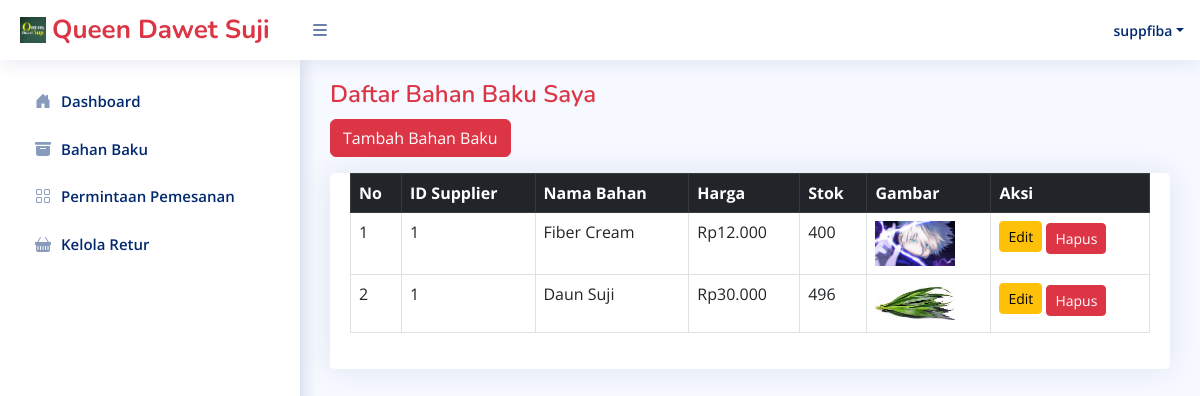
Before: /Supplier/bahan_bakuSupp.php (signed in) with the older database file.
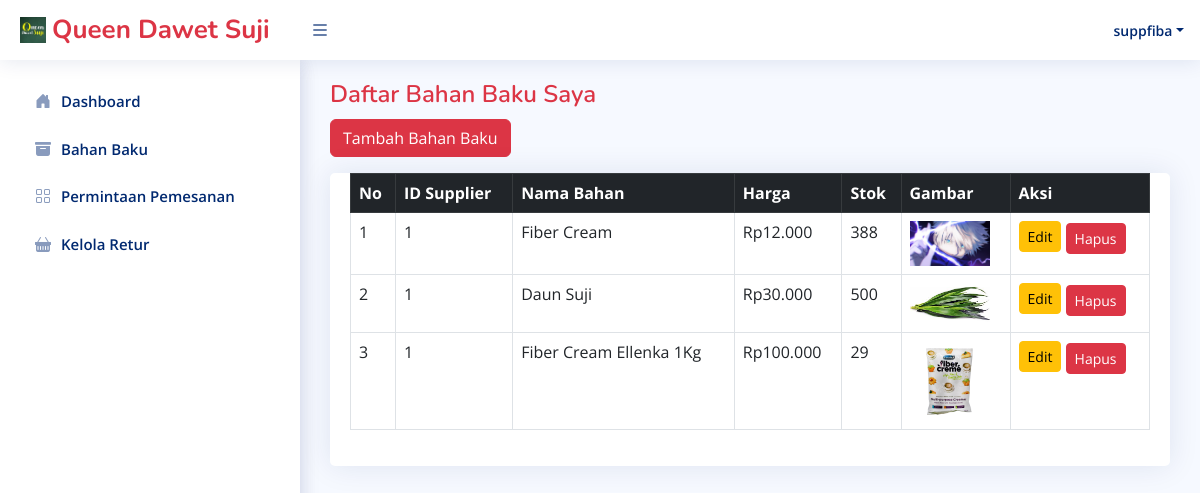
After: the same page with the newer database file.
### tables this page shows
CREATE TABLE `bahan_baku` (
  `id_bahan` int NOT NULL,
  `nama_bahan` varchar(100) NOT NULL,
  `gambar` varchar(255) DEFAULT NULL,
  `harga` int NOT NULL,
  `stok` int DEFAULT '0',
  `id_supplier` int DEFAULT NULL
);

### Supplier/supplierControl.php (called while the page is built, shortened)
<?php
require '../connect.php';
require 'template/sidebarSupplier.php';

### connect.php (called while the page is built, shortened)
<?php
$connect = mysqli_connect("localhost", "root", "", "onlineshop");
function query($query){
    global $connect;
    $result = mysqli_query($connect, $query);
    $rows = [];
    while ($row = mysqli_fetch_assoc($result)){
        $rows[] = $row;
    }
    return $rows;
}
?>

### Supplier/bahan_bakuSupp.php (the view, shortened to what this page needs)
<?php
$title = "Daftar Bahan Baku Saya";
require 'supplierControl.php';
require 'template/headerSupplier.php';
require 'template/sidebarSupplier.php';
$idSupplier = $_SESSION['id_supplier'] ?? null;
$bahanSupplier = query("SELECT * FROM bahan_baku WHERE id_supplier = '$idSupplier'");
?>
<main id="main" class="main">
    <div class="pagetitle">
        <h1 class="text-danger">Daftar Bahan Baku Saya</h1>
    </div>
    <section class="section">
        <div class="mb-3">
            <a href="tambahBahanSupplier.php" class="btn btn-danger">Tambah Bahan Baku</a>
        </div>
        <div class="card">
            <div class="card-body table-responsive">
                <table class="table table-bordered table-hover">
                    <thead class="table-dark">
                    <tr>
                        <th>No</th>
                        <th>ID Supplier</th>
                        <th>Nama Bahan</th>
                        <th>Harga</th>
                        <th>Stok</th>
                        <th>Gambar</th>
                        <th>Aksi</th>
                    </tr>
                </thead>
                <tbody>
                    <?php if ($bahanSupplier): ?>
                        <?php $no = 1; foreach ($bahanSupplier as $bahan): ?>
                        <tr>
                            <td><?= $no++; ?></td>
                            <td><?= htmlspecialchars($bahan['id_supplier']); ?></td>
                            <td><?= htmlspecialchars($bahan['nama_bahan']); ?></td>
                            <td>Rp<?= number_format($bahan['harga'],0,',','.'); ?></td>
                            <td><?= $bahan['stok']; ?></td>
                            <td>
                                <?php if ($bahan['gambar']): ?>
                                    <img src="../img/<?= htmlspecialchars($bahan['gambar']); ?>" width="80">
                                <?php else: ?>
                                    -
                                <?php endif; ?>
                            </td>
                            <td>
                                <a href="editBahan.php?id_bahan=<?= urlencode($bahan['id_bahan']); ?>" class="btn btn-sm btn-warning mb-1">Edit</a>
                                <a href="hapusBahan.php?id_bahan=<?= urlencode($bahan['id_bahan']); ?>"
                                   onclick="return confirm('Yakin ingin menghapus bahan ini?');"
                                   class="btn btn-sm btn-danger">Hapus</a>
                            </td>
                        </tr>
                        <?php endforeach; ?>
                    <?php else: ?>
                        <tr><td colspan="7" class="text-center">Belum ada bahan baku.</td></tr>
                    <?php endif; ?>
                </tbody>
                </table>
            </div>
        </div>
    </section>
</main>

### Supplier/template/sidebarSupplier.php
<aside id="sidebar" class="sidebar">
<ul class="sidebar-nav" id="sidebar-nav">
    <li class="nav-item">
        <a class="nav-link <?php echo($title == 'Dashboard') ? 'text-danger' : 'collapsed'; ?>" href="dashboard.php">
            <i class="bi bi-house-door-fill"></i>
            <span>Dashboard</span>
        </a>
    </li>
    <li class="nav-item">
        <a class="nav-link <?php echo($title == 'Manajemen Stok') ? 'text-danger' : 'collapsed'; ?>" href="bahan_bakuSupp.php">
            <i class="bi bi-archive-fill"></i>
            <span>Bahan Baku</span>
        </a>
    </li>
    <li class="nav-item">
        <a class="nav-link <?php echo($title == 'Produk Bahan Jadi') ? 'text-danger' : 'collapsed'; ?>" href="permintaanPemesanan.php">
            <i class="bi bi-grid"></i>
            <span>Permintaan Pemesanan</span>
        </a>
    </li>
    <li class="nav-item">
        <a class="nav-link <?php echo($title == 'Bahan Baku') ? 'text-danger' : 'collapsed'; ?>" href="kelola_retur.php">
            <i class="bi bi-basket-fill"></i>
            <span>Kelola Retur</span>
        </a>
    </li>
</ul>
</aside>

### Supplier/template/headerSupplier.php (shortened to what this page needs)
<?php
$userLogin = $_SESSION["username"];
?>
<!DOCTYPE html>
<html lang="en">
<head>
  <link href="../assets/vendor/bootstrap/css/bootstrap.min.css" rel="stylesheet">
  <link href="../assets/vendor/bootstrap-icons/bootstrap-icons.css" rel="stylesheet">
  <link href="../assets/vendor/boxicons/css/boxicons.min.css" rel="stylesheet">
  <link href="../assets/vendor/quill/quill.snow.css" rel="stylesheet">
  <link href="../assets/vendor/quill/quill.bubble.css" rel="stylesheet">
  <link href="../assets/vendor/remixicon/remixicon.css" rel="stylesheet">
  <link href="../assets/vendor/simple-datatables/style.css" rel="stylesheet">
  <link href="../assets/css/style.css" rel="stylesheet">
</head>
<body>
  <header id="header" class="header fixed-top d-flex align-items-center">
    <div class="d-flex align-items-center justify-content-between">
      <a href="index.html" class="logo d-flex align-items-center">
        <img src="../img/logo.jpg" alt="">
        <span class="d-none d-lg-block text-danger">Queen Dawet Suji</span>
      </a>
      <i class="bi bi-list toggle-sidebar-btn"></i>
    </div>
    <nav class="header-nav ms-auto">
      <ul class="d-flex align-items-center">
        <li class="nav-item dropdown pe-3">
          <a class="nav-link nav-profile d-flex align-items-center pe-0" href="#" data-bs-toggle="dropdown">
            <span class="d-none d-md-block dropdown-toggle ps-2"><?= $userLogin; ?></span>
          </a>
        </li>
      </ul>
    </nav>
  </header>
</body>
</html>

### assets/css/style.css (style rules this page uses)
:root { scroll-behavior: smooth; }
body { font-family: "Open Sans", sans-serif; background: #f6f9ff; color: #444444; }
a { color: #4154f1; text-decoration: none; }
h1, h2, h3, h4, h5, h6 { font-family: "Nunito", sans-serif; }
#main { margin-top: 60px; padding: 20px 30px; transition: all 0.3s; }
.pagetitle { margin-bottom: 10px; }
.pagetitle h1 { font-size: 24px; margin-bottom: 0; font-weight: 600; color: #012970; }
.card { margin-bottom: 30px; border: none; border-radius: 5px; box-shadow: 0px 0 30px rgba(1, 41, 112, 0.1); }
.card-body { padding: 0 20px 20px 20px; }
.logo { line-height: 1; }
@media (min-width: 1200px) { .logo { width: 280px; } }
.logo img { max-height: 26px; margin-right: 6px; }
.logo span { font-size: 26px; font-weight: 700; color: #012970; font-family: "Nunito", sans-serif; }
.header { transition: all 0.5s; z-index: 997; height: 60px; box-shadow: 0px 2px 20px rgba(1, 41, 112, 0.1); background-color: #fff; padding-left: 20px; }
.header .toggle-sidebar-btn { font-size: 20px; padding-left: 10px; cursor: pointer; color: #012970; }
.header-nav ul { list-style: none; }
.header-nav>ul { margin: 0; padding: 0; }
.header-nav .nav-profile { color: #012970; }
.header-nav .nav-profile span { font-size: 14px; font-weight: 600; }
.sidebar { position: fixed; top: 60px; left: 0; bottom: 0; width: 300px; z-index: 996; transition: all 0.3s; padding: 20px; overflow-y: auto; scrollbar-width: thin; scrollbar-color: #aab7cf transparent; box-shadow: 0px 0px 20px rgba(1, 41, 112, 0.1); background-color: #fff; }
@media (min-width: 1200px) { #main, #footer { margin-left: 300px; } }
.sidebar-nav { padding: 0; margin: 0; list-style: none; }
.sidebar-nav li { padding: 0; margin: 0; list-style: none; }
.sidebar-nav .nav-item { margin-bottom: 5px; }
.sidebar-nav .nav-link { display: flex; align-items: center; font-size: 15px; font-weight: 600; color: #4154f1; transition: 0.3; background: #f6f9ff; padding: 10px 15px; border-radius: 4px; }
.sidebar-nav .nav-link i { font-size: 16px; margin-right: 10px; color: #4154f1; }
.sidebar-nav .nav-link.collapsed { color: #012970; background: #fff; }
.sidebar-nav .nav-link.collapsed i { color: #899bbd; }

Changed rows visible on the page:
changed bahan_baku "Fiber Cream": stok "400" → "388"
changed bahan_baku "Daun Suji": stok "496" → "500"
added bahan_baku: id_supplier "1", nama_bahan "Fiber Cream Ellenka 1Kg", harga "100.000", stok "29", gambar (picture)
